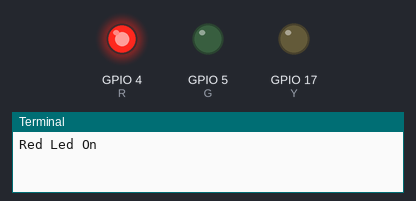
This program was run on a simulated Raspberry Pi (BCM pin numbers). Parts: output pins drawn as LEDs (lit = HIGH), the last lines printed to the terminal.

Above: at 1.0 s.
At 3.0 s:
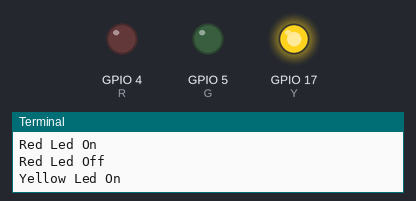
At 5.0 s:
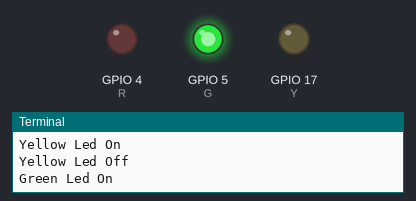
Timing chart, 0 to 7.8 s (numbered marks = the images above):
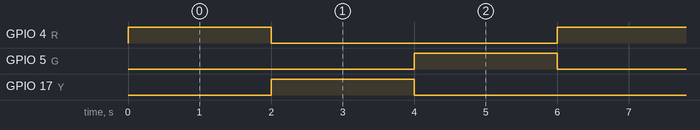

The program:

led_blink_task.py
```python
import RPi.GPIO as GPIO
import time

R = 4
Y = 17
G = 5
GPIO.setmode(GPIO.BCM)  #GPIO.BCM or GPIO.BOARD
GPIO.setup(R,GPIO.OUT) #GPIO.OUT or GPIO.IN
GPIO.setup(Y,GPIO.OUT) #GPIO.OUT or GPIO.IN
GPIO.setup(G,GPIO.OUT) #GPIO.OUT or GPIO.IN

while (True):
  GPIO.output(R,GPIO.HIGH)  # 1 , True , GPIO.HIGH
  print("Red Led On")
  time.sleep(2)
  GPIO.output(R,GPIO.LOW) # 0, False, GPIO.LOW
  print("Red Led Off")
  GPIO.output(Y,GPIO.HIGH)  # 1 , True , GPIO.HIGH
  print("Yellow Led On")
  time.sleep(2)
  GPIO.output(Y,GPIO.LOW) # 0, False, GPIO.LOW
  print("Yellow Led Off")
  GPIO.output(G,GPIO.HIGH)  # 1 , True , GPIO.HIGH
  print("Green Led On")
  time.sleep(2)
  GPIO.output(G,GPIO.LOW) # 0, False, GPIO.LOW
  print("Green Led Off")

GPIO.cleanup()
```

Measured:
- by itself, GPIO 4 (R), GPIO 5 (G), GPIO 17 (Y): alternates HIGH for 2.0 s and LOW for 4.0 s
- by itself, everything shown: repeats every 6.0 s, in 3 steps
